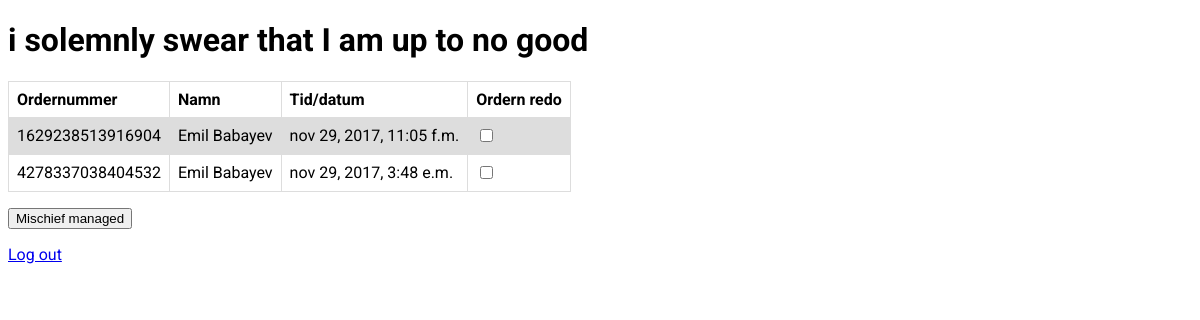
The page /order/ (signed in) on the database as committed earlier.
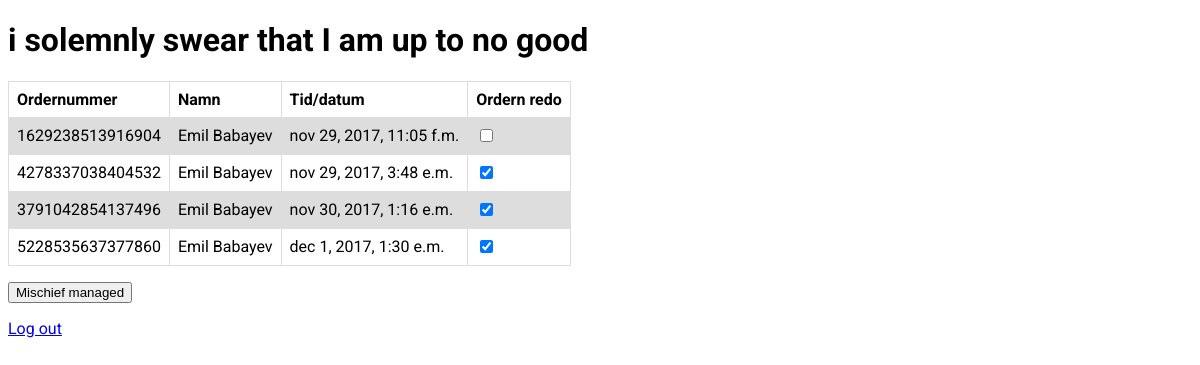
The same page on the database as committed later.
### order/models.py (models this page shows, shortened)
class Order(models.Model):
    name = models.CharField(max_length=200)
    email = models.EmailField(max_length=200)
    order_number = models.IntegerField()
    order = models.TextField(max_length=1000)
    date_time = models.DateTimeField(default=datetime.now())
    orderDelivered = models.BooleanField(default=False)
    is_mail_sent = models.BooleanField(default=False)

### order/views.py (the view, shortened to what this page needs)
@login_required(login_url='/order/login/')
def manage(request):
    for order in Order.objects.all():
        if order.is_mail_sent is False and order.orderDelivered is True:
            delivery_email(order.email, order.name, order.order_number, order.date_time)
            order.is_mail_sent = True
            order.save()
    return render(request, 'order/manage.html', {'orders': Order.objects.all(), 'id': "embas"})

### order/templates/order/manage.html (shortened to what this page needs)
<!DOCTYPE html>
<html lang="en">
<head>
</head>
<body>
    <h1>i solemnly swear that I am up to no good</h1>
    <form action="/order/manage/" method="post">
        <table>
        <tr>
            <th>Ordernummer</th>
            <th>Namn</th>
            <th>Tid/datum</th>
            <th>Ordern redo</th>
        </tr>
        {% for order in orders %}
        <tr>
            <td>{{ order.order_number }}</td>
            <td>{{ order.name }}</td>
            <td>{{ order.date_time }}</td>
            <td><input id="box" type="checkbox" value="True" name="{{ order.order_number }}" {% if order.orderDelivered %} checked {% endif %} /></td>
        </tr>
        {% endfor %}
        </table>
        <p><input type="submit" value="Mischief managed"></p>
    </form>
    <a href="/order/logout/">Log out</a>
</body>
</html>

Rows that differ between the two databases and show on the page:
changed Order "nov 29, 2017, 3:48 e.m.": orderDelivered "☐" → "☑"
added Order: order_number "3791042854137496", name "Emil Babayev", date_time "nov 30, 2017, 1:16 e.m.", orderDelivered "☑"
added Order: order_number "5228535637377860", name "Emil Babayev", date_time "dec 1, 2017, 1:30 e.m.", orderDelivered "☑"
